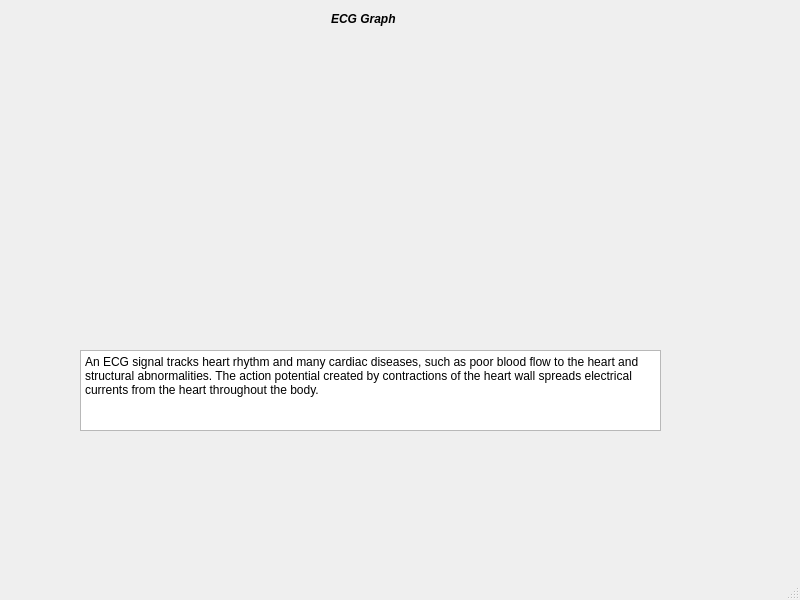
<?xml version="1.0" encoding="UTF-8"?>
<ui version="4.0">
 <class>ECGMain</class>
 <widget class="QMainWindow" name="ECGMain">
  <property name="geometry">
   <rect>
    <x>0</x>
    <y>0</y>
    <width>800</width>
    <height>600</height>
   </rect>
  </property>
  <property name="windowTitle">
   <string>MainWindow</string>
  </property>
  <widget class="QWidget" name="centralwidget">
   <widget class="QLabel" name="label_4">
    <property name="geometry">
     <rect>
      <x>331</x>
      <y>11</y>
      <width>91</width>
      <height>16</height>
     </rect>
    </property>
    <property name="text">
     <string>&lt;html&gt;&lt;head/&gt;&lt;body&gt;&lt;p&gt;&lt;span style=&quot; font-weight:792; font-style:italic;&quot;&gt;ECG Graph&lt;/span&gt;&lt;/p&gt;&lt;/body&gt;&lt;/html&gt;</string>
    </property>
    <property name="textFormat">
     <enum>Qt::AutoText</enum>
    </property>
   </widget>
   <widget class="QCustomPlot" name="plot1" native="true">
    <property name="geometry">
     <rect>
      <x>100</x>
      <y>50</y>
      <width>581</width>
      <height>271</height>
     </rect>
    </property>
   </widget>
   <widget class="QPlainTextEdit" name="plainTextEdit">
    <property name="geometry">
     <rect>
      <x>80</x>
      <y>350</y>
      <width>581</width>
      <height>81</height>
     </rect>
    </property>
    <property name="plainText">
     <string>An ECG signal tracks heart rhythm and many cardiac diseases, such as poor blood flow to the heart and structural abnormalities. The action potential created by contractions of the heart wall spreads electrical currents from the heart throughout the body.
</string>
    </property>
   </widget>
  </widget>
  <widget class="QMenuBar" name="menubar">
   <property name="geometry">
    <rect>
     <x>0</x>
     <y>0</y>
     <width>800</width>
     <height>21</height>
    </rect>
   </property>
  </widget>
  <widget class="QStatusBar" name="statusbar"/>
 </widget>
 <customwidgets>
  <customwidget>
   <class>QCustomPlot</class>
   <extends>QWidget</extends>
   <header location="global">qcustomplot.h</header>
   <container>1</container>
  </customwidget>
 </customwidgets>
 <resources/>
 <connections/>
</ui>
